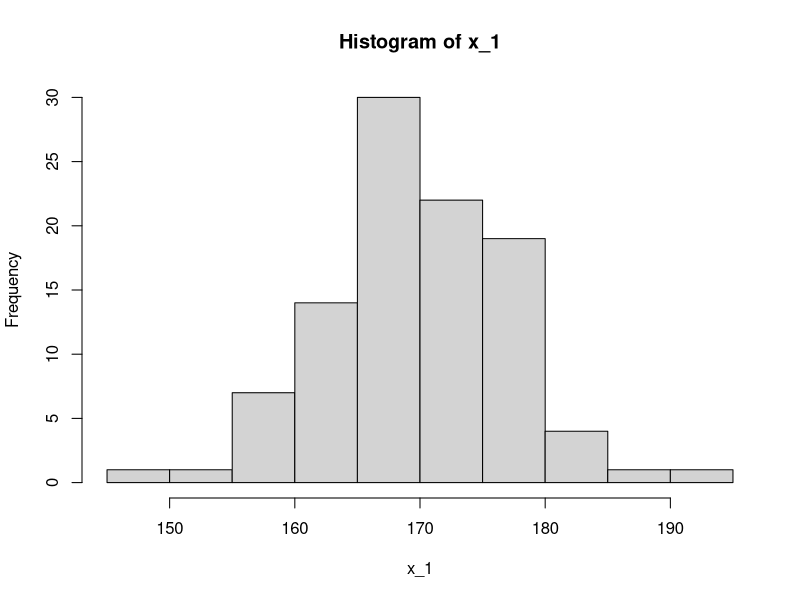
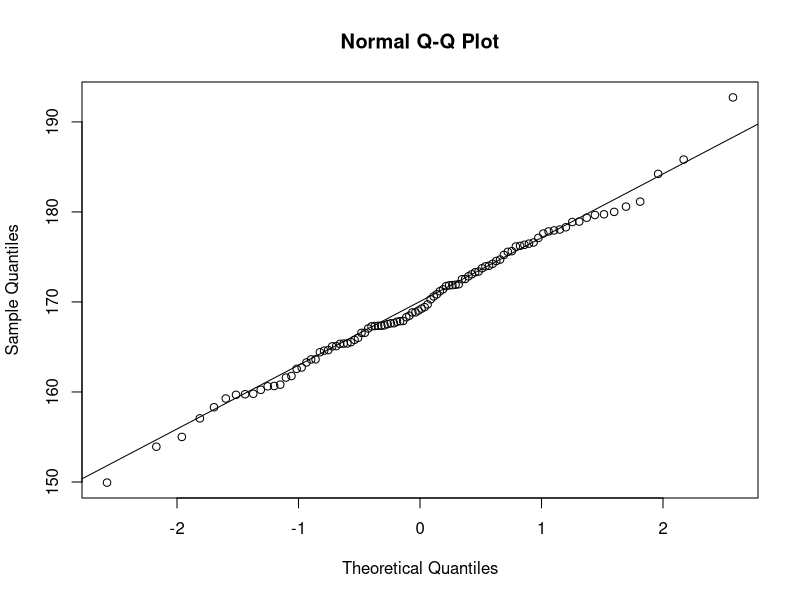
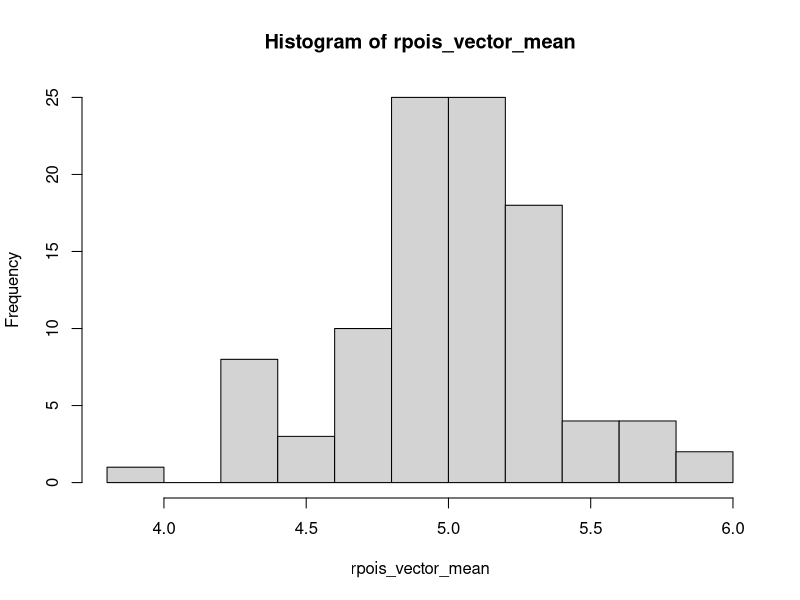
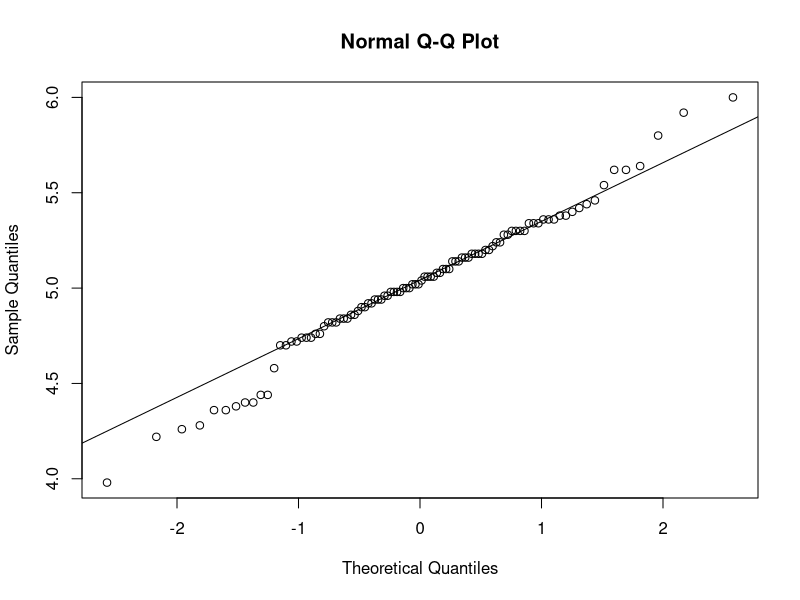
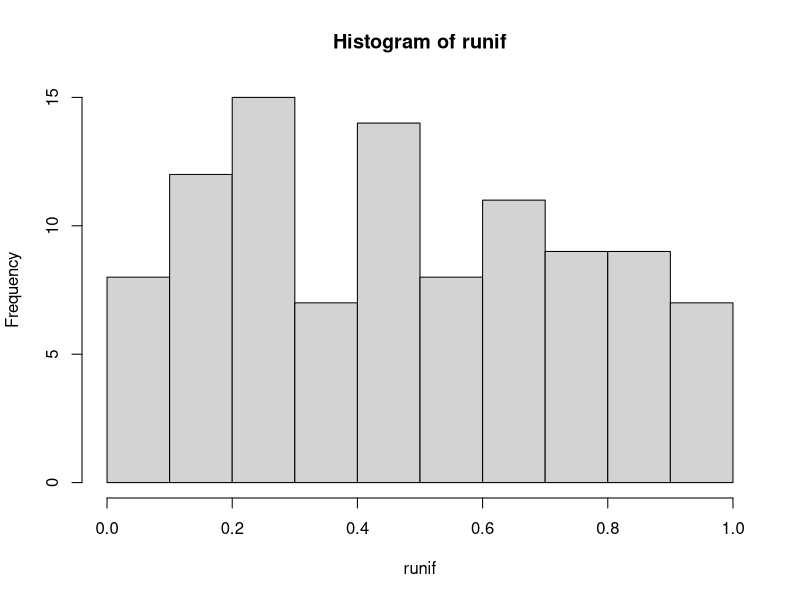

Write R code to recreate these figures, in order.
## ---- chunk 1
pnorm(166, mean = 160, 6)
## ---- chunk 2
# the probability of x
qnorm (0.8413447, mean = 160, 6)

## ---- chunk 3
dnorm (166, 160, 6)
## ---- chunk 4
pnorm(166.05, 160, 6)- pnorm(165.95, 160, 6)
## ---- chunk 5
# check normality: plotm check,test

x_1 <- rnorm (100, 170, 7)
hist(x_1)
## ---- chunk 6
qqnorm(x_1)
qqline(x_1)
## ---- chunk 7
# for test: stat test
# give p value, a test of normality
# null hyp is, Null = N(u, sigma)
# alt hyp  = Null not true


# if p > 0.05 = accept the null hypothesis
# if p < 0.05 = reject the null hypothesis

shapiro.test(x_1)
## ---- chunk 8
# Mean points plot
x1 <- rnorm(25,170,7)
sd(x1)
se1 <- sd(x1)/sqrt(25)
se1
## ---- chunk 9
x2 <- rnorm(50,170,7)
sd(x2)
se2 <- sd(x2)/sqrt(50)
se2
## ---- chunk 10
x3 <- rnorm(75,170,7)
sd(x3)
## ---- chunk 11
x4 <- rnorm(150,170,7)
sd(x4)
## ---- chunk 12
x5 <- rnorm(500,170,7)
sd(x5)
## ---- chunk 13
x6 <- rnorm(600,170,7)
sd(x6)
## ---- chunk 14
# lambda = 5
rpois(50, 5)
## ---- chunk 15
# replicate - will have vector of means
mean(rpois(50,5))
## ---- chunk 16
rpois_vector_mean <- replicate(100, mean(rpois(50,5)))
rpois_vector_mean
## ---- chunk 17
hist(rpois_vector_mean)
## ---- chunk 18
qqnorm(rpois_vector_mean)
qqline(rpois_vector_mean)
## ---- chunk 19
shapiro.test(rpois_vector_mean)
## ---- chunk 20
runif <- runif(rpois_vector_mean)
hist(runif)
